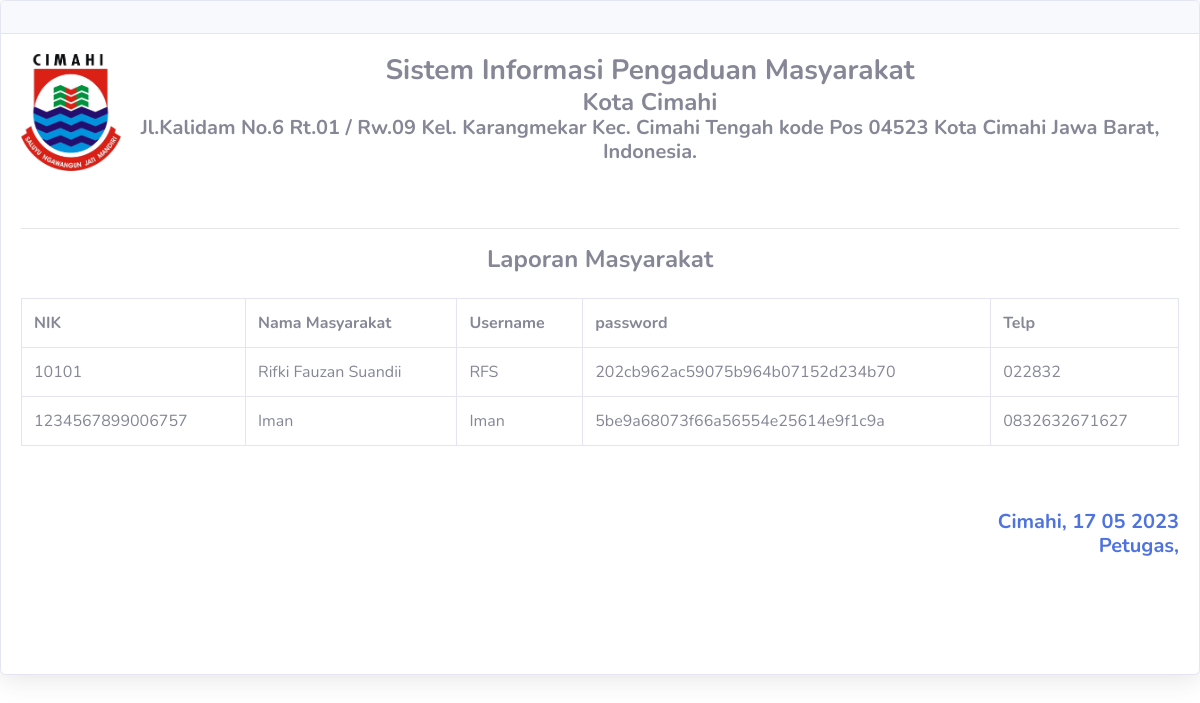
The page /aplikasi_pengaduanmasyarakat/admin/rifki_reportmasyarakat.php on the database its author committed.
### tables this page shows
CREATE TABLE `rifki_masyarakat` (
  `rifki_nik` char(16) NOT NULL,
  `rifki_nama` varchar(35) NOT NULL,
  `rifki_username` varchar(25) NOT NULL,
  `rifki_password` varchar(32) NOT NULL,
  `rifki_telp` varchar(13) NOT NULL
);

### aplikasi_pengaduanmasyarakat/admin/rifki_reportmasyarakat.php (the view, shortened to what this page needs)
<!DOCTYPE html>
<html lang="en">
<head>
  <link href="../vendor/fontawesome-free/css/all.min.css" rel="stylesheet" type="text/css">
  <link href="../css/sb-admin-2.min.css" rel="stylesheet">
</head>
<body id="page-top">
          <div class="card shadow mb-4">
            <div class="card-header py-3">
            </div>
            <div class="card-body">
              <img src="../img/logo_cimahi.png" width="100px" border="5" align="left">
              <h3 class="m-0 font-weight-bold text-secondary" align="center">Sistem Informasi Pengaduan Masyarakat</h3>
              <h4 class="m-0 font-weight-bold text-secondary" align="center">Kota Cimahi</h4>
              <h5 class="m-0 font-weight-bold text-secondary" align="center">Jl.Kalidam No.6 Rt.01 / Rw.09 Kel. Karangmekar Kec. Cimahi Tengah kode Pos 04523 Kota Cimahi Jawa Barat, Indonesia.</h6>
              <br><br><hr>
              <h4 class="m-0 font-weight-bold text-secondary" align="center">Laporan Masyarakat</h5>
              <br>
              <div class="table-responsive">
                <table class="table table-bordered" id="dataTable" width="100%" cellspacing="0">
                    <tr>
                      <th>NIK</th>
                      <th>Nama Masyarakat</th>
                      <th>Username</th>
                      <th>password</th>
                      <th>Telp</th>
                    </tr>
                  <?php
                  include '../rifki_koneksi.php';
                  $sql = mysqli_query($koneksi,"SELECT * FROM rifki_masyarakat");
                  while ($data=mysqli_fetch_array($sql)) {
                  ?>
                    <tr>
                       <td><?php echo $data['rifki_nik']?></td>
                      <td><?php echo $data['rifki_nama']?></td>
                      <td><?php echo $data['rifki_username']?></td>
                      <td><?php echo $data['rifki_password']?></td>
                      <td><?php echo $data['rifki_telp'] ?></td>
                    </tr>
                    <?php
}
?>
                  </table>
                </div>
                <br>
                <br>
                <h5 class="m-0 font-weight-bold text-primary" align="right">Cimahi, <?php echo date('d m Y'); ?></h5>
                <h5 class="m-0 font-weight-bold text-primary" align="right">Petugas, </h5>
                <br><br><br><br>
</body>
</html>

### rows shown on the page
rifki_masyarakat: rifki_nik "10101", rifki_nama "Rifki Fauzan Suandii", rifki_username "RFS", rifki_password "202cb962ac59075b964b07152d234b70", rifki_telp "022832"
rifki_masyarakat: rifki_nik "1234567899006757", rifki_nama "Iman", rifki_username "Iman", rifki_password "5be9a68073f66a56554e25614e9f1c9a", rifki_telp "0832632671627"
